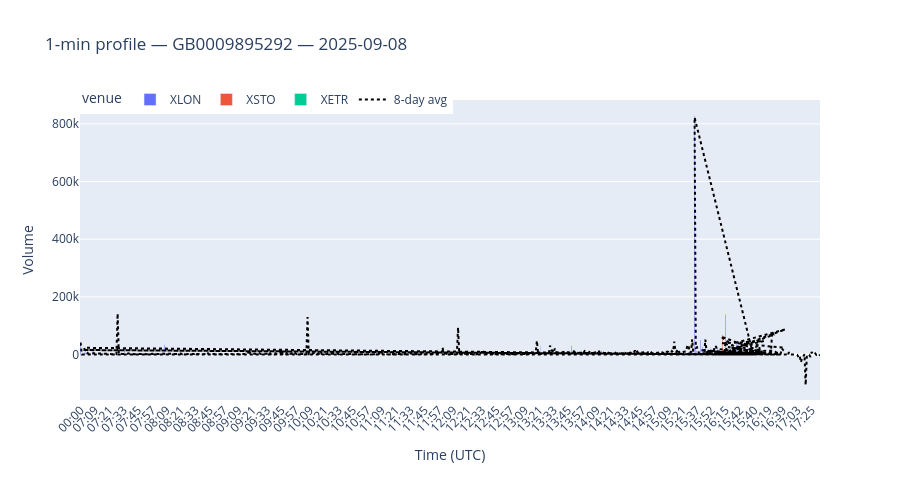

Source (notebook cell):
### Markdown cell above
## View 1 — 1-min Bucket Profile

Plots total traded volume per minute, optionally stacked by venue or trade classification.
The dotted black line shows the rolling average for the same time slot.

### Code cell
METRIC     = "volume"         # "volume" | "notional" | "trade_count"
SPLIT_BY   = "venue"          # "venue"  | "bmll_trade_type" | None
SHOW_7D    = True

# ── aggregate ─────────────────────────────────────────────────────────────────
df_1m = df_today.copy()
df_1m["time"] = df_1m["minute_of_day"].apply(min_label)

group_cols = ["time", SPLIT_BY] if SPLIT_BY else ["time"]
agg_1m = df_1m.groupby(group_cols, sort=True)[METRIC].sum().reset_index()

# ── chart ─────────────────────────────────────────────────────────────────────
if SPLIT_BY:
    fig1 = px.bar(
        agg_1m, x="time", y=METRIC, color=SPLIT_BY,
        barmode="stack",
        title=f"1-min profile — {ISIN} — {DATE}",
        labels={"time": "Time (UTC)", METRIC: METRIC.replace("_", " ").title(), SPLIT_BY: SPLIT_BY},
        height=480,
    )
else:
    fig1 = px.bar(
        agg_1m, x="time", y=METRIC,
        title=f"1-min profile — {ISIN} — {DATE}",
        labels={"time": "Time (UTC)", METRIC: METRIC.replace("_", " ").title()},
        color_discrete_sequence=["#1f6feb"],
        height=480,
    )

if SHOW_7D and not df_hist.empty:
    dh = df_hist.copy()
    dh["time"] = dh["minute_of_day"].apply(min_label)
    avg_7d = (
        dh.groupby(["trade_date", "time"])[METRIC]
        .sum()
        .groupby("time")
        .mean()
        .reset_index()
    )
    fig1.add_trace(go.Scatter(
        x=avg_7d["time"], y=avg_7d[METRIC],
        mode="lines",
        name=f"{n_days_hist}-day avg",
        line=dict(color="black", width=2, dash="dot"),
    ))

fig1.update_layout(xaxis_tickangle=-45, legend=dict(orientation="h", y=1.05, x=0))
fig1.show()

### Figure 1 — Plotly figure (JSON) as saved in the notebook; plotly's stock layout.template omitted (floating-point values rounded to 4 significant figures; data arrays with more than 128 entries replaced by an {"elided": "..."} marker saying what was removed)
{"data": [{"hovertemplate": "venue=XLON<br>Time (UTC)=%{x}<br>Volume=%{y}<extra></extra>", "legendgroup": "XLON", "marker": {"color": "#636efa", "pattern": {"shape": ""}}, "name": "XLON", "orientation": "v", "showlegend": true, "textposition": "auto", "type": "bar", "x": {"elided": "552 str values"}, "xaxis": "x", "y": {"elided": "552 float values"}, "yaxis": "y"}, {"hovertemplate": "venue=XSTO<br>Time (UTC)=%{x}<br>Volume=%{y}<extra></extra>", "legendgroup": "XSTO", "marker": {"color": "#EF553B", "pattern": {"shape": ""}}, "name": "XSTO", "orientation": "v", "showlegend": true, "textposition": "auto", "type": "bar", "x": {"elided": "499 str values"}, "xaxis": "x", "y": {"elided": "499 float values"}, "yaxis": "y"}, {"hovertemplate": "venue=XETR<br>Time (UTC)=%{x}<br>Volume=%{y}<extra></extra>", "legendgroup": "XETR", "marker": {"color": "#00cc96", "pattern": {"shape": ""}}, "name": "XETR", "orientation": "v", "showlegend": true, "textposition": "auto", "type": "bar", "x": ["07:04", "07:08", "07:14", "07:20", "07:48", "07:56", "07:59", "08:01", "08:05", "08:09", "08:11", "08:15", "08:20", "08:29", "08:30", "08:42", "08:49", "09:05", "09:08", "09:42", "09:46", "09:47", "09:48", "09:49", "09:50", "09:59", "10:04", "10:05", "10:14", "11:05", "11:10", "11:13", "11:14", "11:18", "11:23", "11:42", "11:45", "12:28", "12:30", "12:35", "12:39", "12:50", "12:51", "12:53", "13:11", "13:15", "13:23", "13:28", "13:30", "13:31", "13:33", "13:34", "13:36", "13:39", "13:40", "13:44", "13:45", "13:46", "13:51", "13:54", "13:55", "13:58", "14:02", "14:09", "14:11", "14:12", "14:13", "14:15", "14:16", "14:17", "14:18", "14:20", "14:27", "14:32", "14:37", "14:40", "14:47", "14:50", "14:51", "14:54", "14:56", "15:00", "15:01", "15:02", "15:04", "15:07", "15:08", "15:15", "15:16", "15:17", "15:19", "15:21", "15:23", "15:25", "15:26", "15:29", "15:30", "15:35", "16:46", "18:00"], "xaxis": "x", "y": [1552.0, 105.0, 1.0, 1.0, 2.0, 2.0, 7.0, 5.0, 1.0, 9.0, 15.0, 195.0, 4.0, 30.0, 2.0, 109.0, 1.0, 1.0, 1.0, 150.0, 2.0, 37.0, 29.0, 1.0, 39.0, 3.0, 30.0, 48.0, 2.0, 250.0, 59.0, 1.0, 1.0, 2.0, 1.0, 3.0, 2.0, 115.0, 28.0, 2.0, 2.0, 1111.0, 118.0, 3.0, 232.0, 100.0, 1.0, 2.0, 2.0, 277.0, 54.0, 75.0, 330.0, 1.0, 1.0, 48.0, 176.0, 36.0, 500.0, 2.0, 285.0, 16.0, 2.0, 2.0, 110.0, 1.0, 20.0, 1.0, 100.0, 102.0, 158.0, 7.0, 500.0, 5.0, 113.0, 3.0, 35.0, 5.0, 22.0, 2.0, 13.0, 326.0, 894.0, 338.0, 250.0, 1.0, 18.0, 9.0, 7.0, 60.0, 2.0, 10.0, 10.0, 7.0, 1.0, 5.0, 5.0, 217.0, 0.0, 2.0], "yaxis": "y"}, {"line": {"color": "black", "dash": "dot", "width": 2}, "mode": "lines", "name": "8-day avg", "type": "scatter", "x": {"elided": "618 str values"}, "y": {"elided": "618 float values"}}], "layout": {"barmode": "stack", "height": 480, "legend": {"orientation": "h", "title": {"text": "venue"}, "tracegroupgap": 0, "x": 0, "y": 1.05}, "title": {"text": "1-min profile — GB0009895292 — 2025-09-08"}, "xaxis": {"anchor": "y", "domain": [0.0, 1.0], "tickangle": -45, "title": {"text": "Time (UTC)"}}, "yaxis": {"anchor": "x", "domain": [0.0, 1.0], "title": {"text": "Volume"}}}}
